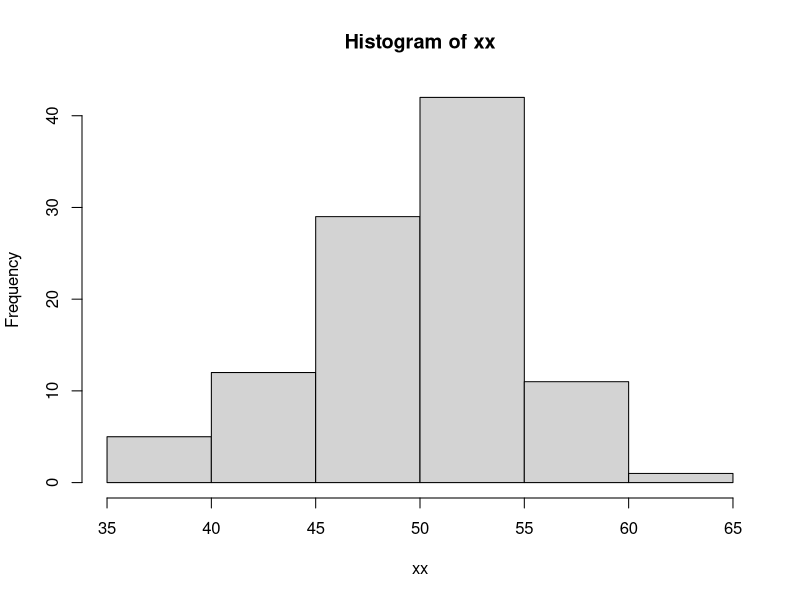
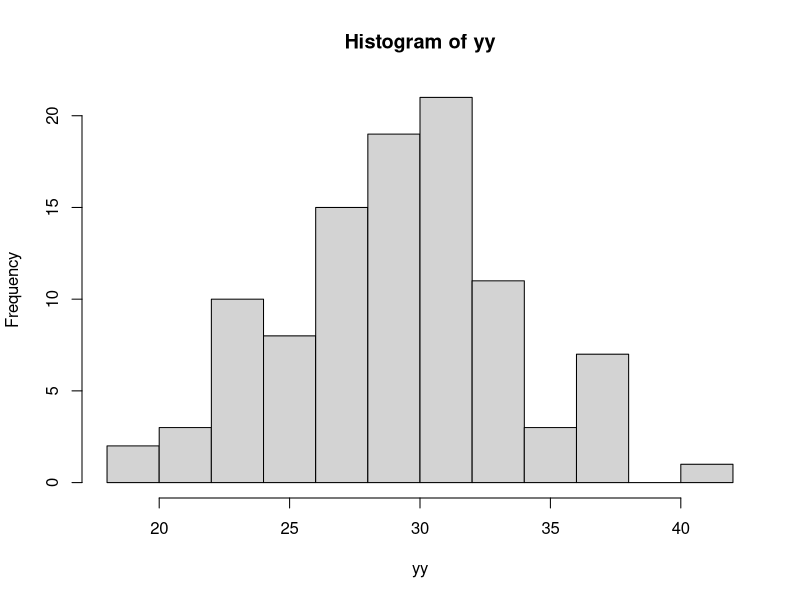
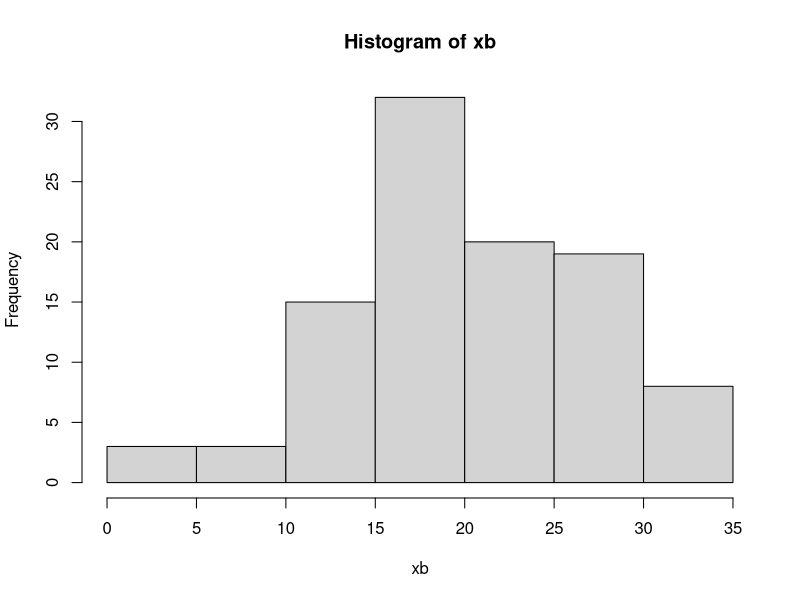
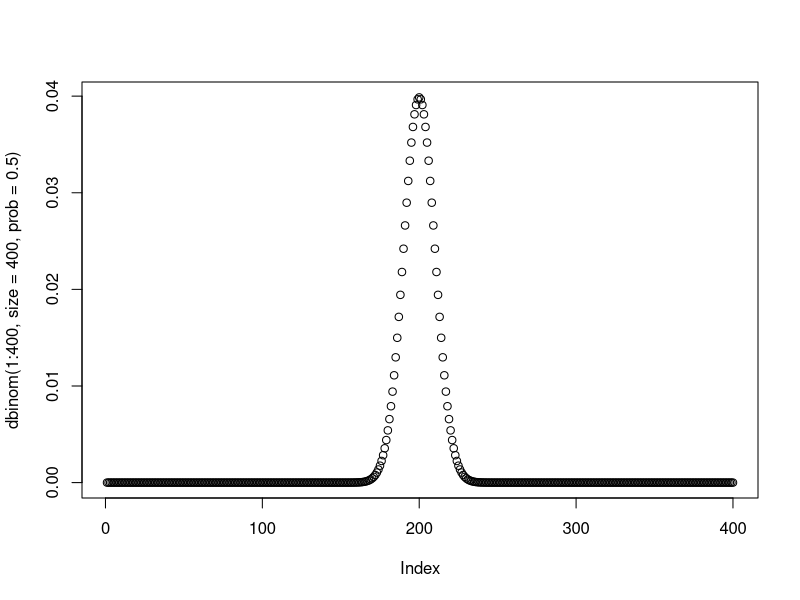
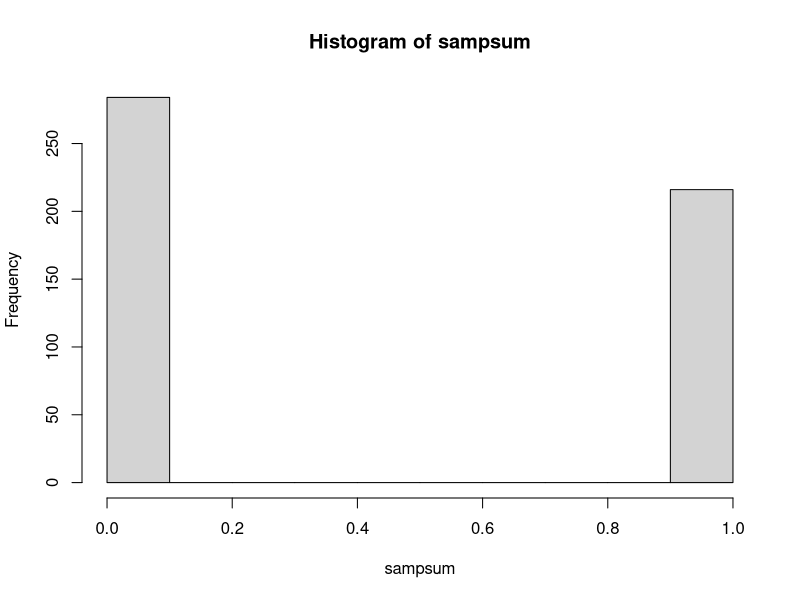
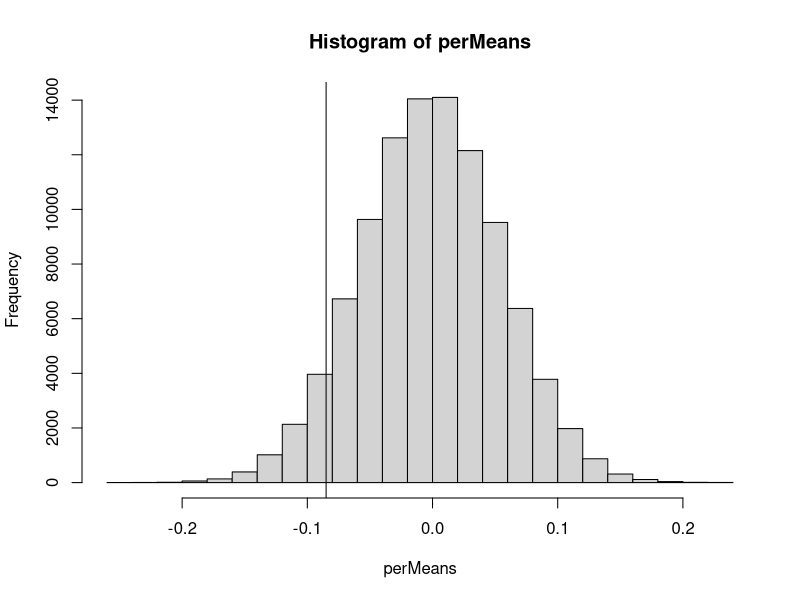
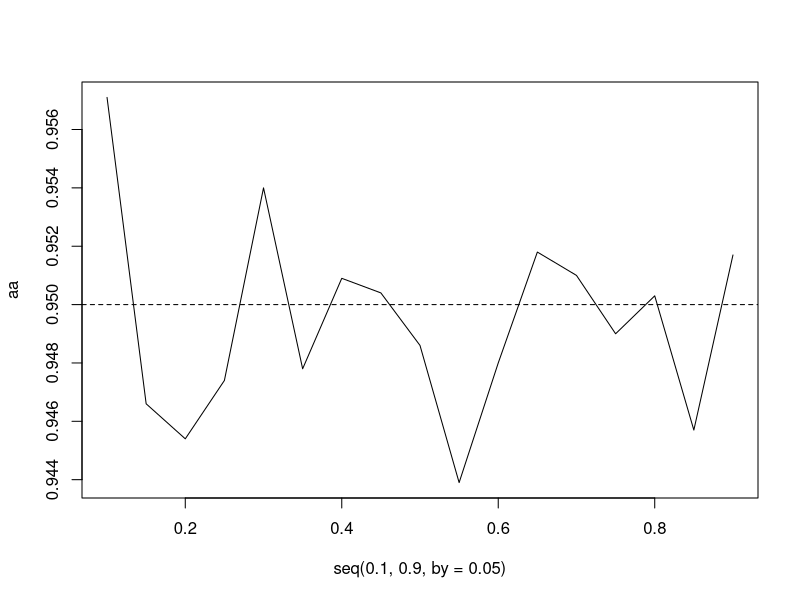

Source code (R) for these figures, in order: (Note: this script raises an error after producing the figures.)
mat = matrix(c(1,2,3,43,45,5,5,5,66), nrow = 3)
mat

vecProd <- function(vector){
     
     tmp = 1
     for(ii in 1:(length(vector))){
          tmp = tmp * vector[ii]
     }
     
     return(tmp)
}


vps = numeric()
for(jj in 1:nrow(mat)){
     vps[jj] = vecProd(mat[jj,])
}
vps

# faster way
apply(mat, MARGIN = 1, prod)



dta = rbinom(100, size = 1, 0.3)

phat = mean(dta)

CI = c(phat + 1.96 * sqrt(phat * (1-phat) / 100), phat - 1.96 * sqrt(phat * (1-phat) / 100))
CI


ns = sum(dta == 1)
nf = sum(dta == 0)

CI2 <- 1/100*c(ns + 1.96 * sqrt(1/100 * ns * nf), ns - 1.96 * sqrt(1/100 * ns * nf))



xx = rbinom(100, 100, 0.5)
hist(xx)


yy = rbinom(100, 100, 0.3)
hist(yy)


xb = xx - yy
hist(xb)


SE = sqrt(sum((xb - mean(xb))^2) / (length(xb) - 1))


# t-test for diff in means == 0 

tstat <- (mean(xb) - 0)  / (SE / sqrt(100))

tstat
qt(df = 99, p = 0.975)


# 95% CI
ts = qt(df = 99, p = 0.975)
c(mean(xb) - ts * (SE / sqrt(100)), mean(xb) + (SE / sqrt(100)))



# diff in proportions
samp1 = rbinom(size = 1, n = 400,prob = 0.4)
samp2 = rbinom(size = 1, n = 100, prob = 0.5)
p1 = mean(samp1)
p2 <- mean(samp2)

pc = abs(p1 - p2)


df1 <- data.frame(succ = c(sum(samp1), sum(samp2)), 
                  fail = c(sum(!samp1), sum(!samp2)), 
                  trt = c("A","B"))

m1 <- glm(cbind(succ, fail)~ trt, data = df1, family = binomial)
summary(m1)
drop1(m1, test = "LRT")
anova(m1, update(m1, .~. - trt), test = "LRT")


# tests if smok is significantly higher than the reference
# like this:
p1 = 351/605
p2 <- 41/195

pc = p1 - p2
SE = sqrt((p2*(1-p2)) * (1/195))

pc/SE









SE = sqrt( (pc*(1-pc)) * (1/length(samp1) + 1/length(samp2)))
SE


stattt <- (pc) / (SE )

pnorm(stattt, lower.tail = FALSE) * 2



tb = (rbind(table(samp1), table(samp2)))

tb = tb[, 2:1]


prop.test(tb, correct = FALSE)

binom.test(x = sum(samp1), n = length(samp1))


n = length(samp1)
SE = sqrt(p1 * (1-p1) / n )+  0.5/n


abs((p1 - 0.5)/SE)
pnorm(abs((p1 - 0.5)/SE), lower.tail = FALSE) * 2


# exact binomial test, using binomial pmf

sum(samp1)
mean(samp1)

# exact test
pbinom(sum(samp1), size = length(samp1), prob = 0.5) * 2

plot(dbinom(1:400, size = 400, prob = 0.5))


# randomization test

sampsum <- c(samp1, samp2)
hist(sampsum)

# resample (bootstrap) to get a dist of means
perm <- function(o){
     reshuff = sample(sampsum, replace = TRUE)
     s1New <- reshuff[1:length(samp1)]
     s2New <- reshuff[(length(samp1) + 1):length(reshuff)]
     return(mean(s1New) - mean(s2New))
}

perMeans <- replicate(100000, perm())
hist(perMeans)
abline(v = (mean(samp1) - mean(samp2)))
mean(perMeans < (mean(samp1) - mean(samp2))) * 2



phat = 0.01

prior = 0.

phat* (1-phat) / (0.005 / 1.96)^2


1.96 * sqrt(phat* (1-phat) / 100)

(samp1 = rbinom(n = 153, size = 1, prob = 0.001))

phat + 1.96*sqrt(0/153)


# if n is > 1000, then there sin't as much as a problem
n = 1000

CICalc = function(ii){
     samp = rbinom(n = 1, size = n, prob = ii)
     phat = samp / n
     
     CI = c(phat - 1.96 * sqrt(phat * (1-phat)/n), 
            phat + 1.96 * sqrt(phat * (1-phat)/n))
     ii > CI[1] & ii < CI[2]
}




mean(replicate(n = 1000, CICalc(0.1)))

aa = numeric()
for(ii in seq(0.1, 0.9, by = 0.05)){
     # simulate CI
     aa <- append(aa, mean(replicate(n = 10000, CICalc(ii))))
}
plot(x = seq(0.1, 0.9, by = 0.05), y = aa, type = 'l')
abline(h = 0.95, lty = 2)



# calculate bayes credible interval and look at coverage
plot(x = seq(0, 1, length = 100), y = dbeta(x = seq(0, 1, length = 100), shape1 = a0, shape2 = b0), type = 'l')

a0 = phat * n / 50
b0 = (n - phat * n) / 50
bayesCI <- function(ii, n){
     samp = rbinom(n = n, size = 1, prob = ii)
     phat = mean(samp)
     
     a = phat * n
     b = n - (phat * n)
     a / (a + b)
     
     
     a0 = phat * 10
     b0 = 10 - (phat) * 10
     
     a0 / (a0 + b0)
     
     high = qbeta(0.975, shape1 = a0 + a , shape2 =  b0 + n -a)
     low = qbeta(0.025, shape1 = a0 + a, shape2 =  b0 + n -a)
     # print(c(low, high))
     ii > low & ii < high
}

ii = 0.1
bayesCI(ii, 200)


aa = numeric()
for(ii in seq(0.1, 0.9, by = 0.05)){
     # simulate CI
     
     aa <- append(aa, mean(replicate(n = 10000, bayesCI(ii, 200))))
}



plot(x = seq(0.1, 0.9, by = 0.05), y = aa, type = 'l')
abline(h = 0.95, lty = 2)



aa = numeric()
for(ii in seq(0, 1, length.out = 100)){
     aa = append(aa, sqrt(ii * (1-ii) / 100))
}
aa
plot(aa)




# simulate censored datat

dta <- rnorm(mean = 110000, n = 5000, sd = 10000)
hist(dta)


dtaTrunc = dta[dta < 100000]
hist(dtaTrunc)


# now, we want to estimate the mean
mean(dtaTrunc)
sd(dtaTrunc)



# simulation study to find CI for mean of actual distribution


n = 5000

#grid search


aa <- data.frame()
for(kk in seq(4000, 15000, length.out = 10)){
     for (ii in seq(90000, 110000, length.out =  100)){
          # simulate a distribution
          dist = rnorm(n = 5000, mean = ii, sd = kk )
          
          # truncate at 100000
          dist <- dist[dist < 100000]
          
          # calculate mean and sd
          aa <- rbind(aa, c(kk, ii, mean(dist), sd(dist)))
          
     }
}

aa$distMean = abs(aa[,3] - mean(dtaTrunc))
aa$distSD = abs(aa[,4] - sd(dtaTrunc))

aa$totDist = aa$distMean + aa$distSD

aa[which.min(aa$totDist), ]


# zero-in 
aa <- data.frame()
for(jj in 1:10){
     for(kk in seq(8000, 12000, length.out = 10)){
          for (ii in seq(105000, 120000, length.out =  100)){
               # simulate a distribution
               dist = rnorm(n = 5000, mean = ii, sd = kk )
               
               # truncate at 100000
               dist <- dist[dist < 100000]
               
               # calculate mean and sd
               aa <- rbind(aa, c(kk, ii, mean(dist), sd(dist)))
               
          }
     }
} 

aa$distMean = abs(aa[,3] - mean(dtaTrunc))
aa$distSD = abs(aa[,4] - sd(dtaTrunc))

aa$totDist = aa$distMean + aa$distSD

aa = aa[order(aa[,7]), ]
colMeans(aa[1:10, ])
aa[1:10,]


sd(dtaTrunc)
mean(dtaTrunc)

bb <- data.frame()
for(ii in 1:100){
     # simulate a distribution
     dist = rnorm(n = 5000, mean = 110000, sd = 10000)
     
     # truncate at 100000
     dist <- dist[dist < 100000]
     
     # calculate mean and sd
     bb <- rbind(bb, c(mean(dist), sd(dist)))
     
}
bb
colMeans(bb)
c(mean(dtaTrunc), sd(dtaTrunc))


mu = mean(dtaTrunc)
sigg = var(dtaTrunc)


mu = colMeans(bb)[1]
sigg = colMeans(bb)[2]
a = 0
b = 100000
sigg = colMeans(bb)[2]

mu = 113000
sigg = 10620

expectedX = mu -  sigg * dnorm((b - mu)/sigg)/pnorm((b - mu)/sigg)
expectedX


xx = rnorm(100)
x2 = rnorm(100)

yy = xx + x2 + rnorm(100)
plot(yy~xx)
plot(yy~x2)


m1 <- lm(yy~xx)
m2 <- lm(yy ~xx + x2)
anova(m1, m2)
logLik(m1)
logLik(m2)
deviance(m1)
deviance(m2)


# optim for truncated dist'n



# simulation for power

# say you want to know if your product will incease sales by 5%

# you know sales are already around 30%
2216.7 / 104960

n = 1000
sampSizeCal <- function(n, diff = 0.01){
     initialProb = 0.01
     samp1 <- rbinom(n = n, size = 1, prob = initialProb)
     samp2 <- rbinom(n = n, size = 1, prob = initialProb + diff)
     mean(samp1) - mean(samp2)
     ppooled = mean(mean(samp1), mean(samp2))
     SEPooled = sqrt(ppooled * (1-ppooled) * (1/n + 1/n))
     abs(mean(samp1) - mean(samp2)) / SEPooled * 2 > qnorm(0.975)
}
 

pwr = numeric()   
for (ii in 1:10){
     pwr = append(pwr, mean(replicate(10000, sampSizeCal(n = 100*ii))))
}
plot(x = 1:10 * 100, pwr, type = 'l')



sigmax = 7.5
sigmay = 4
estSlope = 0.5



n = 10
aa = numeric()
for(ii in 1:100){
     x = rnorm(n = n, mean = 0, sd = (sigmax))
     # hist(x)
     # sd(x)
     
     y = estSlope * x + rnorm(n, mean = 0, sd = sigmay)
     # plot(y ~x)
     aa = append(aa, summary(lm(y~x))$coefficients[2,4] < 0.05)
}
plot(y~x)
mean(aa)
